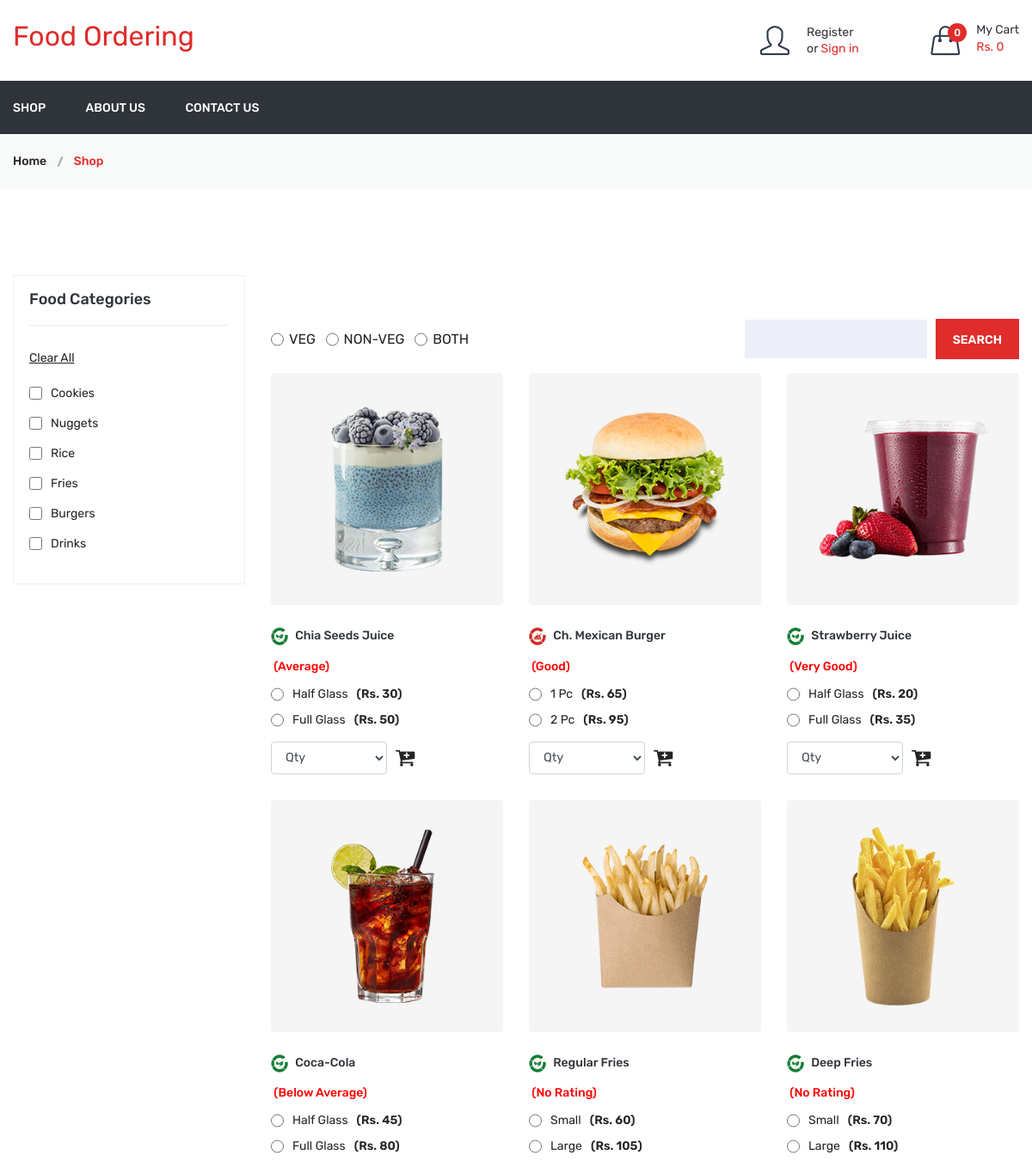
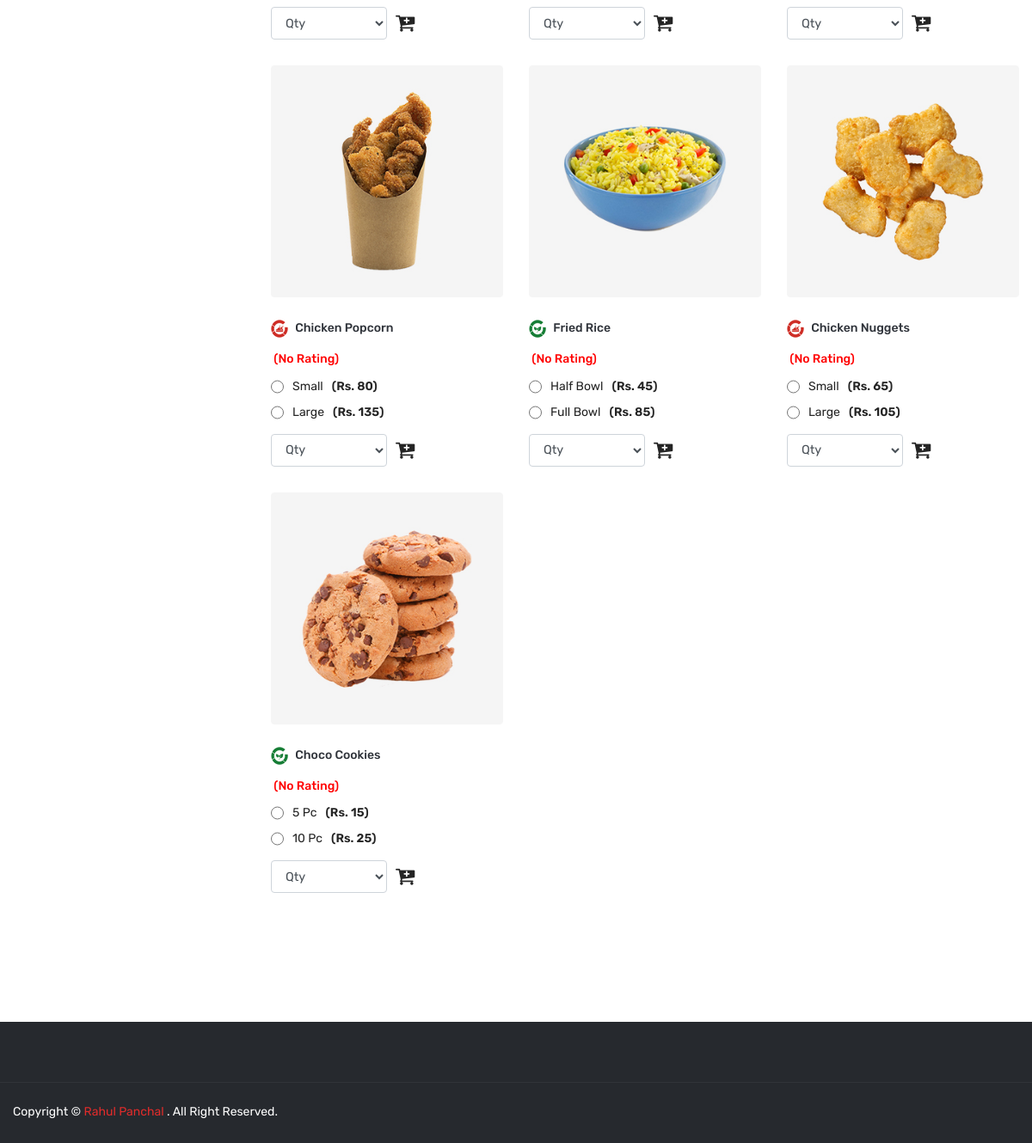
Page /shop on the committed database (2 pictures, top to bottom).
### tables this page shows
CREATE TABLE `dish` (
  `d_id` int(11) NOT NULL,
  `d_c_id` int(11) NOT NULL,
  `d_dish` varchar(100) NOT NULL,
  `d_dish_detail` text NOT NULL,
  `d_status` int(11) NOT NULL,
  `d_added_on` datetime NOT NULL,
  `d_image` varchar(100) NOT NULL,
  `d_type` enum('veg','non-veg') NOT NULL
);

CREATE TABLE `dish_details` (
  `dd_id` int(11) NOT NULL,
  `dd_d_id` int(11) NOT NULL,
  `dd_attribute` varchar(100) NOT NULL,
  `dd_price` int(11) NOT NULL,
  `dd_status` int(11) NOT NULL,
  `dd_added_on` datetime NOT NULL
);

CREATE TABLE `categories` (
  `c_id` int(11) NOT NULL,
  `c_name` varchar(100) NOT NULL,
  `c_order` int(11) NOT NULL,
  `c_status` int(11) NOT NULL,
  `c_added_on` datetime NOT NULL
);

### shop.php (the view, shortened to what this page needs)
<?php
include('top.inc.php');
$search_str = '';
?>
<div class="breadcrumb-area gray-bg">
    <div class="container">
        <div class="breadcrumb-content">
            <ul>
                <li><a href="index">Home</a></li>
                <li class="active">Shop</li>
            </ul>
        </div>
    </div>
</div>
<div class="shop-page-area pt-100 pb-100">
    <div class="container">
        <div class="row flex-row-reverse">
            <div class="col-lg-9">
                <div class="banner-area pb-30">
                </div>
                <div class="type_filter">
                    <div class="filter_radio_buttons" style="display: flex; align-items: center; font-size: 16px;">
                    <?php
                        $arrType = array("veg","non-veg","both");
                        foreach($arrType as $list){
                            $type_radio_selected = '';
                            ?>
                            <input type="radio" <?php echo $type_radio_selected ?> name="d_type_filter" value="<?php echo $list ?>" onclick="setFoodType('<?php echo $list ?>')" />&nbsp;<?php echo strtoupper($list) ?>&nbsp;&nbsp;&nbsp;
                            <?php
                        }
                    ?>
                    </div>
                    <div class="search-box" style="margin-left: auto; display: flex; align-items:center;">
                        <input type="text" id="search" value="<?php echo $search_str; ?>" />
                        <button onclick="setSearch()" class="submit btn-style" style="margin-top: 0; margin-left: 10px;" type="submit">Search</button>
                    </div>
                </div>
                <?php
                    $p_sql = "select * from dish where d_status = 1";
                    $p_res = mysqli_query($con, $p_sql);
                    $p_count = mysqli_num_rows($p_res);
                    if($p_count>0) {
                ?>
                <div class="grid-list-product-wrapper">
                    <div class="product-grid product-view pb-20">
                        <div class="row">
                            <?php while($p_row = mysqli_fetch_assoc($p_res)) {?>
                                <div class="product-width col-xl-4 col-lg-4 col-md-4 col-sm-6 col-12 mb-30">
                                    <div class="product-wrapper">
                                        <div class="product-img">
                                            <a href="javascript:void(0)">
                                                <img src=<?php echo IMAGE_DISPLAY_PATH.$p_row['d_image'] ?> alt="" />
                                            </a>
                                        </div>
                                        <div class="product-content">
                                            <h4>
                                                <?php
                                                    if($p_row['d_type']=='veg'){
                                                        echo "<img src='assets/img/icon-img/veg.png' />";
                                                    } else {
                                                        echo "<img src='assets/img/icon-img/non-veg.png' />";
                                                    }
                                                ?>
                                                <a href="javascript:void(0)" class="dish_text"><?php echo $p_row['d_dish'] ?><br><br><?php getRatingByDishId($p_row['d_id']) ?></a>
                                            </h4>
                                            <?php
                                                $attr_sql = "select * from dish_details where dd_status = 1 and dd_d_id = '".$p_row['d_id']."' order by dd_price asc";
                                                $attr_res = mysqli_query($con, $attr_sql);
                                            ?>
                                            <?php
                                                while($attr_row=mysqli_fetch_assoc($attr_res)) {
                                            ?>
                                                <?php if($s_website_close==0) { ?>
                                                <div class="product-price-wrapper">
                                                    <input type="radio" id="dd_radio_<?php echo $attr_row['dd_d_id']; ?>" name="dd_radio_<?php echo $attr_row['dd_d_id']; ?>" value="<?php echo $attr_row['dd_id']; ?>">
                                                    <p><?php echo $attr_row['dd_attribute']; ?>
                                                    <p class="dd_price">(Rs. <?php echo $attr_row['dd_price']; ?>)</p>
                                                    <?php
                                                    $added_msg = '';
                                                        ?>
                                                    <b style="color:red" id="shop_added_msg_<?php echo $attr_row['dd_id'] ?>">&nbsp;<?php echo $added_msg ?></b>
                                                </div>
                                                <?php } ?>
                                            <?php } ?>
                                            <?php if($s_website_close==0) { ?>
                                            <div class="qty-cart">
                                                <select class="qty-drop form-control" id="qty<?php echo $p_row['d_id'] ?>">
                                                    <option value="0">Qty</option>
                                                </select>
                                                <i class="fa fa-cart-plus" aria-hidden="true" onclick="manageCart('<?php echo $p_row['d_id'] ?>','add')"></i>
                                            </div>
                                            <?php } else { ?>
                                                <div class="qty-cart">
                                                    <p style="color: red; font-weight: 500;"><?php echo $s_website_close_msg; ?></p>
                                                </div>
                                                <?php
                                            } ?>
                                        </div>
                                    </div>
                                </div>
                            <?php } ?>
                        </div>
                    </div>
                </div>
                <?php } else {
                    echo "<h5>No Dishes Found!</h5>";
                }
                ?>
            </div>
            <div class="col-lg-3">
                <div class="shop-sidebar-wrapper gray-bg-7 shop-sidebar-mrg">
                    <div class="shop-widget">
                        <h4 class="shop-sidebar-title">Food Categories</h4>
                        <div class="shop-catigory">
                            <ul id="faq">
                                <li><a href="shop"><u>Clear All</u></a></li>
                                <?php
                                    $sql = "select * from categories where c_status = 1 order by c_order desc";
                                    $res = mysqli_query($con, $sql);
                                    while($row = mysqli_fetch_assoc($res)) {
                                        $is_checked='';
                                        echo "<li class='cat_li'><input type='checkbox' $is_checked onclick=set_checkbox('".$row['c_id']."') id='cat_arr_cb' name='cat_arr[]' value='".$row['c_id']."' />".$row['c_name']."</li>";
                                    }
                                ?>
                            </ul>
                        </div>
                    </div>
                </div>
            </div>
        </div>
    </div>
</div>
<?php include('footer.inc.php') ?>

### include/functions.inc.php (shortened to what this page needs)
<?php
require("connection.inc.php");
        ?>
    <?php
function getSetting(){
    global $con;
    $sql = "select * from setting where s_id = '1'";
    $res = mysqli_query($con, $sql);
    $row = mysqli_fetch_assoc($res);
    return $row;
}
function getRatingByDishId($id){
    global $con;
    $ratingArr = array('','Bad','Below Average','Average','Good','Very Good');
    $sql = "select dd_id from dish_details where dd_d_id='$id'";
    $res = mysqli_query($con, $sql);
    $str = '';
    while($row = mysqli_fetch_assoc($res)){
        $str.="r_dd_id='".$row['dd_id']."' or ";
    }
    $str = rtrim($str, " or");
    $sql = "select sum(r_rating) as rating, count(*) as total from rating where $str";
    $res = mysqli_query($con, $sql);
    $row = mysqli_fetch_assoc($res);
    if($row['total']>0){
        $totalRate = $row['rating']/$row['total'];
        echo "&nbsp;<span style='color:red;'>(".$ratingArr[round($totalRate)].")</span>";
    } else {
      echo "&nbsp;<span style='color:red;'>(No Rating)</span>";
    }
}
?>

### rows in the picture
dish: d_image (picture), d_dish "Chia Seeds Juice", totalRate "Average", d_id "Qty"
dish_details: dd_attribute "Half Glass", dd_price "30"
dish_details: dd_attribute "Full Glass", dd_price "50"
dish: d_image (picture), d_dish "Ch. Mexican Burger", totalRate "Good", d_id "Qty"
dish_details: dd_attribute "1 Pc", dd_price "65"
dish_details: dd_attribute "2 Pc", dd_price "95"
dish: d_image (picture), d_dish "Strawberry Juice", totalRate "Very Good", d_id "Qty"
dish_details: dd_attribute "Half Glass", dd_price "20"
dish_details: dd_attribute "Full Glass", dd_price "35"
dish: d_image (picture), d_dish "Coca-Cola", totalRate "Below Average", d_id "Qty"
dish_details: dd_attribute "Half Glass", dd_price "45"
dish_details: dd_attribute "Full Glass", dd_price "80"
dish: d_image (picture), d_dish "Regular Fries", shows "(No Rating)", d_id "Qty"
dish_details: dd_attribute "Small", dd_price "60"
dish_details: dd_attribute "Large", dd_price "105"
dish: d_image (picture), d_dish "Deep Fries", shows "(No Rating)", d_id "Qty"
dish_details: dd_attribute "Small", dd_price "70"
dish_details: dd_attribute "Large", dd_price "110"
dish: d_image (picture), d_dish "Chicken Popcorn", shows "(No Rating)", d_id "Qty"
dish_details: dd_attribute "Small", dd_price "80"
dish_details: dd_attribute "Large", dd_price "135"
dish: d_image (picture), d_dish "Fried Rice", shows "(No Rating)", d_id "Qty"
dish_details: dd_attribute "Half Bowl", dd_price "45"
dish_details: dd_attribute "Full Bowl", dd_price "85"
dish: d_image (picture), d_dish "Chicken Nuggets", shows "(No Rating)", d_id "Qty"
dish_details: dd_attribute "Small", dd_price "65"
dish_details: dd_attribute "Large", dd_price "105"
dish: d_image (picture), d_dish "Choco Cookies", shows "(No Rating)", d_id "Qty"
dish_details: dd_attribute "5 Pc", dd_price "15"
dish_details: dd_attribute "10 Pc", dd_price "25"
categories: c_name "Cookies"
categories: c_name "Nuggets"
categories: c_name "Rice"
categories: c_name "Fries"
categories: c_name "Burgers"
categories: c_name "Drinks"

### other values in the picture
$totalDish "0"
$totalPrice "0"
$list "VEG"
$list "NON-VEG"
$list "BOTH"
